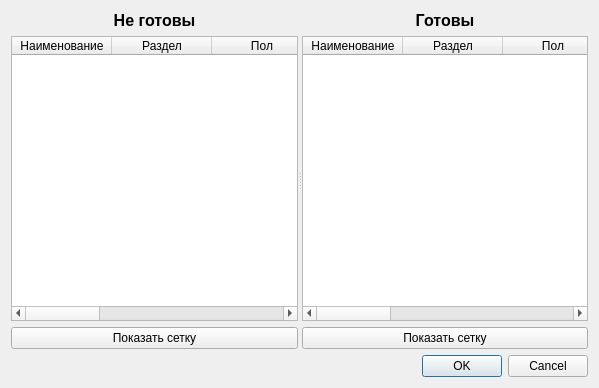
<?xml version="1.0" encoding="UTF-8"?>
<ui version="4.0">
 <class>DialogAwardSelectTournamentCategories</class>
 <widget class="QDialog" name="DialogAwardSelectTournamentCategories">
  <property name="geometry">
   <rect>
    <x>0</x>
    <y>0</y>
    <width>599</width>
    <height>388</height>
   </rect>
  </property>
  <layout class="QGridLayout" name="gridLayout">
   <item row="0" column="0">
    <widget class="QSplitter" name="splitter">
     <property name="orientation">
      <enum>Qt::Horizontal</enum>
     </property>
     <widget class="QWidget" name="">
      <layout class="QVBoxLayout" name="verticalLayout">
       <item>
        <widget class="QLabel" name="label">
         <property name="font">
          <font>
           <pointsize>12</pointsize>
           <weight>75</weight>
           <bold>true</bold>
          </font>
         </property>
         <property name="text">
          <string>Не готовы</string>
         </property>
         <property name="alignment">
          <set>Qt::AlignCenter</set>
         </property>
        </widget>
       </item>
       <item>
        <widget class="QTableWidget" name="tableWidget">
         <property name="editTriggers">
          <set>QAbstractItemView::NoEditTriggers</set>
         </property>
         <property name="selectionMode">
          <enum>QAbstractItemView::SingleSelection</enum>
         </property>
         <property name="selectionBehavior">
          <enum>QAbstractItemView::SelectRows</enum>
         </property>
         <column>
          <property name="text">
           <string>Наименование</string>
          </property>
         </column>
         <column>
          <property name="text">
           <string>Раздел</string>
          </property>
         </column>
         <column>
          <property name="text">
           <string>Пол</string>
          </property>
         </column>
         <column>
          <property name="text">
           <string>Возраст от</string>
          </property>
         </column>
         <column>
          <property name="text">
           <string>Возраст до</string>
          </property>
         </column>
         <column>
          <property name="text">
           <string>Вес от</string>
          </property>
         </column>
         <column>
          <property name="text">
           <string>Вес до</string>
          </property>
         </column>
        </widget>
       </item>
       <item>
        <widget class="QPushButton" name="pushButtonShowGridLeft">
         <property name="text">
          <string>Показать сетку</string>
         </property>
        </widget>
       </item>
      </layout>
     </widget>
     <widget class="QWidget" name="">
      <layout class="QVBoxLayout" name="verticalLayout_2">
       <item>
        <widget class="QLabel" name="label_2">
         <property name="font">
          <font>
           <pointsize>12</pointsize>
           <weight>75</weight>
           <bold>true</bold>
          </font>
         </property>
         <property name="text">
          <string>Готовы</string>
         </property>
         <property name="alignment">
          <set>Qt::AlignCenter</set>
         </property>
        </widget>
       </item>
       <item>
        <widget class="QTableWidget" name="tableWidgetReady">
         <property name="editTriggers">
          <set>QAbstractItemView::NoEditTriggers</set>
         </property>
         <property name="selectionMode">
          <enum>QAbstractItemView::SingleSelection</enum>
         </property>
         <property name="selectionBehavior">
          <enum>QAbstractItemView::SelectRows</enum>
         </property>
         <column>
          <property name="text">
           <string>Наименование</string>
          </property>
         </column>
         <column>
          <property name="text">
           <string>Раздел</string>
          </property>
         </column>
         <column>
          <property name="text">
           <string>Пол</string>
          </property>
         </column>
         <column>
          <property name="text">
           <string>Возраст от</string>
          </property>
         </column>
         <column>
          <property name="text">
           <string>Возраст до</string>
          </property>
         </column>
         <column>
          <property name="text">
           <string>Вес от</string>
          </property>
         </column>
         <column>
          <property name="text">
           <string>Вес до</string>
          </property>
         </column>
        </widget>
       </item>
       <item>
        <widget class="QPushButton" name="pushButtonShowGridRight">
         <property name="text">
          <string>Показать сетку</string>
         </property>
        </widget>
       </item>
      </layout>
     </widget>
    </widget>
   </item>
   <item row="1" column="0">
    <widget class="QDialogButtonBox" name="buttonBox">
     <property name="orientation">
      <enum>Qt::Horizontal</enum>
     </property>
     <property name="standardButtons">
      <set>QDialogButtonBox::Cancel|QDialogButtonBox::Ok</set>
     </property>
    </widget>
   </item>
  </layout>
 </widget>
 <resources/>
 <connections>
  <connection>
   <sender>buttonBox</sender>
   <signal>accepted()</signal>
   <receiver>DialogAwardSelectTournamentCategories</receiver>
   <slot>accept()</slot>
   <hints>
    <hint type="sourcelabel">
     <x>248</x>
     <y>254</y>
    </hint>
    <hint type="destinationlabel">
     <x>157</x>
     <y>274</y>
    </hint>
   </hints>
  </connection>
  <connection>
   <sender>buttonBox</sender>
   <signal>rejected()</signal>
   <receiver>DialogAwardSelectTournamentCategories</receiver>
   <slot>reject()</slot>
   <hints>
    <hint type="sourcelabel">
     <x>316</x>
     <y>260</y>
    </hint>
    <hint type="destinationlabel">
     <x>286</x>
     <y>274</y>
    </hint>
   </hints>
  </connection>
 </connections>
</ui>
